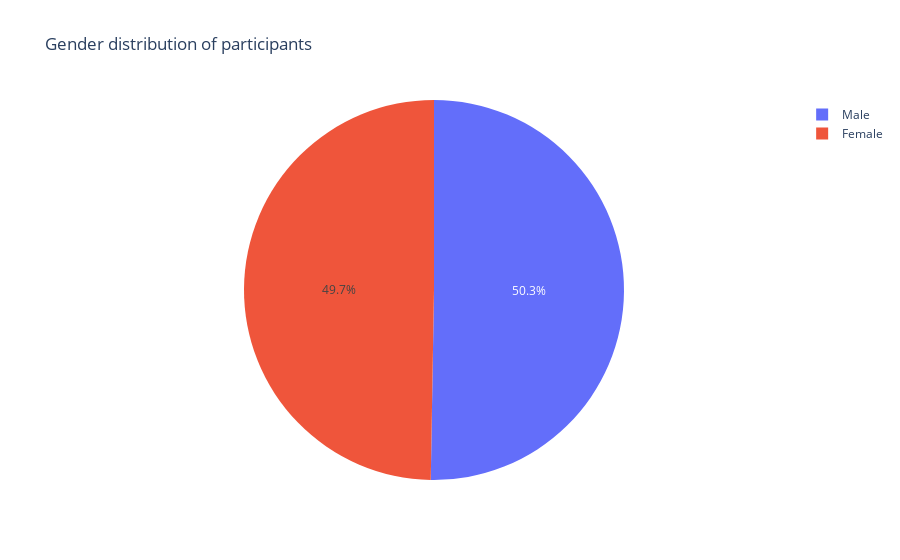

Notebook code cell kept with this figure:
### Markdown cell above
ANALYSE DU PROFIL DES PARTICIPANT-E-S

### Code cell
fig = px.pie(df_partners, names='Gender', title='Gender distribution of participants')
fig.show()

### Figure 1 — Plotly figure (JSON) as saved in the notebook; plotly's stock layout.template omitted (floating-point values rounded to 4 significant figures; data arrays with more than 128 entries replaced by an {"elided": "..."} marker saying what was removed)
{"data": [{"domain": {"x": [0, 1], "y": [0, 1]}, "hovertemplate": "Gender=%{label}<extra></extra>", "labels": {"elided": "551 str values"}, "legendgroup": "", "name": "", "showlegend": true, "type": "pie"}], "layout": {"legend": {"tracegroupgap": 0}, "title": {"text": "Gender distribution of participants"}}}
